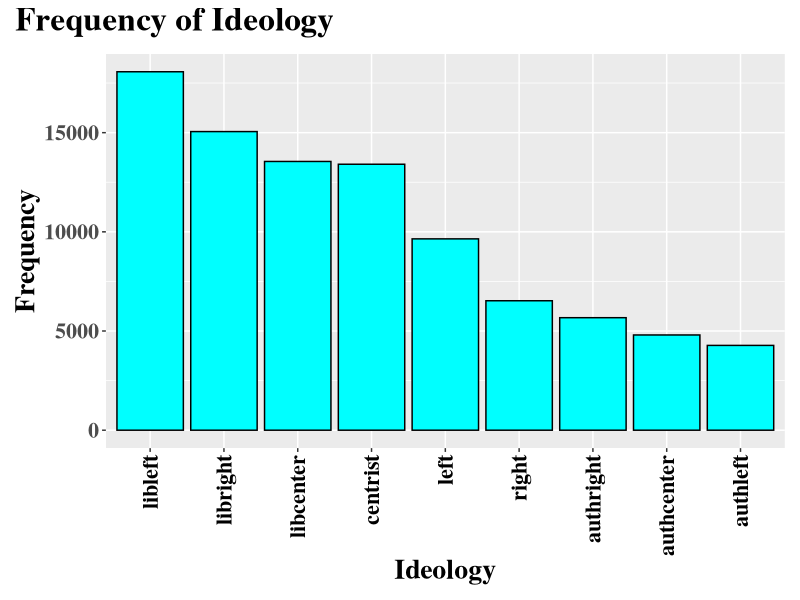

Recreate this plot in R.
library(tidyverse)
library(viridis)  
library(kableExtra)
library(patchwork)

# set working directory
setwd('~/Desktop/WORK/Monash/Thesis/Data collection/Complete Data')

# load  data
user_flair <- read_csv('user_flair.csv') 

# get a sense of how many duplicate flairs
unique(user_flair$flair)  

# rename flairs  in a more simple way and combine duplicates
user_flair$flair <- recode(user_flair$flair, `:CENTG: - Centrist` =  "centrist")
user_flair$flair <- recode(user_flair$flair, `:centrist: - Centrist` =  "centrist")
user_flair$flair <- recode(user_flair$flair, `:centrist: - Grand Inquisitor` =  "centrist")
user_flair$flair <- recode(user_flair$flair, `:left: - Left` =  "left")
user_flair$flair <- recode(user_flair$flair, `:libright: - LibRight` =  "libright")
user_flair$flair <- recode(user_flair$flair, `:libright2: - LibRight` =  "libright")
user_flair$flair <- recode(user_flair$flair, `:right: - Right` =  "right")
user_flair$flair <- recode(user_flair$flair, `:libleft: - LibLeft` =  "libleft")
user_flair$flair <- recode(user_flair$flair, `:lib: - LibCenter` =  "libcenter")
user_flair$flair <- recode(user_flair$flair, `:auth: - AuthCenter` =  "authcenter")
user_flair$flair <- recode(user_flair$flair, `:authleft: - AuthLeft` =  "authleft")
user_flair$flair <- recode(user_flair$flair, `:authright: - AuthRight` =  "authright")

# check we have  removed all duplicates
unique(user_flair$flair)  

# create function to order classes by freq
reorder_size <- function(x) {
  factor(x, levels = names(sort(table(x), decreasing = TRUE)))
}

# create  a frequency  table
table(reorder_size(user_flair$flair)) %>% t() %>%
  kable("latex", caption = "Idelogy frequency in sample (n = 91,000)") %>%
  kable_styling(full_width = FALSE)

# create a proportion table
prop.table(table(reorder_size(user_flair$flair))) %>% t() %>%
  kable("latex", caption = "Idelogy frequency in sample (n = 91,000)", digits  = 2) %>%
  kable_styling(full_width = FALSE)

# create ordered barcharts of frequency and proportion
# create chart for frequency
freq_ideology_barchart  <- ggplot(user_flair, aes(x = reorder_size(flair))) +
  geom_bar(fill = 'cyan',color='black') +
  xlab("Ideology") +
  ylab('Frequency')  +
  plot_annotation(
    title = 'Frequency of Ideology',
  ) &
  theme(axis.text.x = element_text(angle = 90, vjust = 0.5, hjust=1,  color = 'black'),
        text = element_text(family = 'serif', face =  'bold', size = 20, color = 'black'))
ggsave("~/Desktop/WORK/Monash/Thesis/Data collection/response_freq.pdf", 
       width = 32, height = 20, units = "cm")
